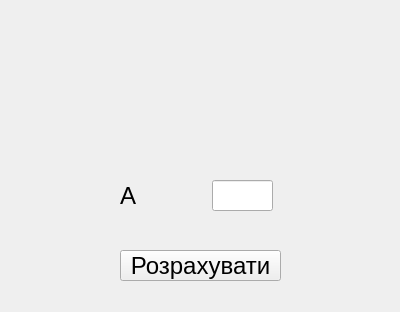
<?xml version="1.0" encoding="UTF-8"?>
<ui version="4.0">
 <class>Form</class>
 <widget class="QWidget" name="Form">
  <property name="geometry">
   <rect>
    <x>0</x>
    <y>0</y>
    <width>400</width>
    <height>312</height>
   </rect>
  </property>
  <property name="minimumSize">
   <size>
    <width>400</width>
    <height>312</height>
   </size>
  </property>
  <property name="maximumSize">
   <size>
    <width>400</width>
    <height>312</height>
   </size>
  </property>
  <property name="windowTitle">
   <string>Form</string>
  </property>
  <widget class="QLineEdit" name="lineEdit">
   <property name="geometry">
    <rect>
     <x>212</x>
     <y>180</y>
     <width>61</width>
     <height>31</height>
    </rect>
   </property>
  </widget>
  <widget class="QLabel" name="label">
   <property name="geometry">
    <rect>
     <x>120</x>
     <y>180</y>
     <width>60</width>
     <height>31</height>
    </rect>
   </property>
   <property name="font">
    <font>
     <pointsize>18</pointsize>
    </font>
   </property>
   <property name="text">
    <string>A</string>
   </property>
  </widget>
  <widget class="QPushButton" name="pushButton">
   <property name="geometry">
    <rect>
     <x>120</x>
     <y>250</y>
     <width>161</width>
     <height>31</height>
    </rect>
   </property>
   <property name="font">
    <font>
     <pointsize>18</pointsize>
    </font>
   </property>
   <property name="text">
    <string>Розрахувати</string>
   </property>
  </widget>
  <widget class="QLabel" name="label_2">
   <property name="geometry">
    <rect>
     <x>100</x>
     <y>0</y>
     <width>211</width>
     <height>171</height>
    </rect>
   </property>
   <property name="text">
    <string/>
   </property>
   <property name="pixmap">
    <pixmap>triangle.png</pixmap>
   </property>
  </widget>
 </widget>
 <resources/>
 <connections/>
</ui>
